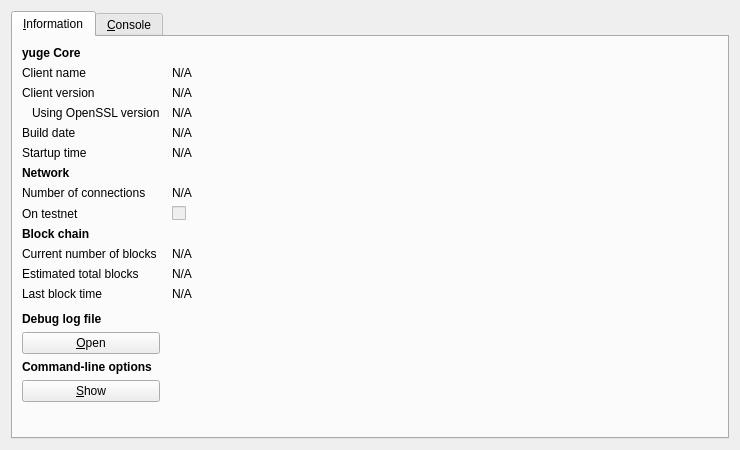
<?xml version="1.0" encoding="UTF-8"?>
<ui version="4.0">
 <class>RPCConsole</class>
 <widget class="QDialog" name="RPCConsole">
  <property name="geometry">
   <rect>
    <x>0</x>
    <y>0</y>
    <width>740</width>
    <height>450</height>
   </rect>
  </property>
  <property name="windowTitle">
   <string>yuge - Debug window</string>
  </property>
  <layout class="QVBoxLayout" name="verticalLayout_2">
   <item>
    <widget class="QTabWidget" name="tabWidget">
     <property name="currentIndex">
      <number>0</number>
     </property>
     <widget class="QWidget" name="tab_info">
      <attribute name="title">
       <string>&amp;Information</string>
      </attribute>
      <layout class="QGridLayout" name="gridLayout" columnstretch="0,1">
       <property name="horizontalSpacing">
        <number>12</number>
       </property>
       <item row="0" column="0">
        <widget class="QLabel" name="label_9">
         <property name="font">
          <font>
           <weight>75</weight>
           <bold>true</bold>
          </font>
         </property>
         <property name="text">
          <string>yuge Core</string>
         </property>
        </widget>
       </item>
       <item row="1" column="0">
        <widget class="QLabel" name="label_5">
         <property name="text">
          <string>Client name</string>
         </property>
        </widget>
       </item>
       <item row="1" column="1">
        <widget class="QLabel" name="clientName">
         <property name="cursor">
          <cursorShape>IBeamCursor</cursorShape>
         </property>
         <property name="text">
          <string>N/A</string>
         </property>
         <property name="textFormat">
          <enum>Qt::PlainText</enum>
         </property>
         <property name="textInteractionFlags">
          <set>Qt::LinksAccessibleByMouse|Qt::TextSelectableByKeyboard|Qt::TextSelectableByMouse</set>
         </property>
        </widget>
       </item>
       <item row="2" column="0">
        <widget class="QLabel" name="label_6">
         <property name="text">
          <string>Client version</string>
         </property>
        </widget>
       </item>
       <item row="2" column="1">
        <widget class="QLabel" name="clientVersion">
         <property name="cursor">
          <cursorShape>IBeamCursor</cursorShape>
         </property>
         <property name="text">
          <string>N/A</string>
         </property>
         <property name="textFormat">
          <enum>Qt::PlainText</enum>
         </property>
         <property name="textInteractionFlags">
          <set>Qt::LinksAccessibleByMouse|Qt::TextSelectableByKeyboard|Qt::TextSelectableByMouse</set>
         </property>
        </widget>
       </item>
       <item row="3" column="0">
        <widget class="QLabel" name="label_14">
         <property name="text">
          <string>Using OpenSSL version</string>
         </property>
         <property name="indent">
          <number>10</number>
         </property>
        </widget>
       </item>
       <item row="3" column="1">
        <widget class="QLabel" name="openSSLVersion">
         <property name="cursor">
          <cursorShape>IBeamCursor</cursorShape>
         </property>
         <property name="text">
          <string>N/A</string>
         </property>
         <property name="textFormat">
          <enum>Qt::PlainText</enum>
         </property>
         <property name="textInteractionFlags">
          <set>Qt::LinksAccessibleByMouse|Qt::TextSelectableByKeyboard|Qt::TextSelectableByMouse</set>
         </property>
        </widget>
       </item>
       <item row="4" column="0">
        <widget class="QLabel" name="label_12">
         <property name="text">
          <string>Build date</string>
         </property>
        </widget>
       </item>
       <item row="4" column="1">
        <widget class="QLabel" name="buildDate">
         <property name="cursor">
          <cursorShape>IBeamCursor</cursorShape>
         </property>
         <property name="text">
          <string>N/A</string>
         </property>
         <property name="textFormat">
          <enum>Qt::PlainText</enum>
         </property>
         <property name="textInteractionFlags">
          <set>Qt::LinksAccessibleByMouse|Qt::TextSelectableByKeyboard|Qt::TextSelectableByMouse</set>
         </property>
        </widget>
       </item>
       <item row="5" column="0">
        <widget class="QLabel" name="label_13">
         <property name="text">
          <string>Startup time</string>
         </property>
        </widget>
       </item>
       <item row="5" column="1">
        <widget class="QLabel" name="startupTime">
         <property name="cursor">
          <cursorShape>IBeamCursor</cursorShape>
         </property>
         <property name="text">
          <string>N/A</string>
         </property>
         <property name="textFormat">
          <enum>Qt::PlainText</enum>
         </property>
         <property name="textInteractionFlags">
          <set>Qt::LinksAccessibleByMouse|Qt::TextSelectableByKeyboard|Qt::TextSelectableByMouse</set>
         </property>
        </widget>
       </item>
       <item row="6" column="0">
        <widget class="QLabel" name="label_11">
         <property name="font">
          <font>
           <weight>75</weight>
           <bold>true</bold>
          </font>
         </property>
         <property name="text">
          <string>Network</string>
         </property>
        </widget>
       </item>
       <item row="7" column="0">
        <widget class="QLabel" name="label_7">
         <property name="text">
          <string>Number of connections</string>
         </property>
        </widget>
       </item>
       <item row="7" column="1">
        <widget class="QLabel" name="numberOfConnections">
         <property name="cursor">
          <cursorShape>IBeamCursor</cursorShape>
         </property>
         <property name="text">
          <string>N/A</string>
         </property>
         <property name="textFormat">
          <enum>Qt::PlainText</enum>
         </property>
         <property name="textInteractionFlags">
          <set>Qt::LinksAccessibleByMouse|Qt::TextSelectableByKeyboard|Qt::TextSelectableByMouse</set>
         </property>
        </widget>
       </item>
       <item row="8" column="0">
        <widget class="QLabel" name="label_8">
         <property name="text">
          <string>On testnet</string>
         </property>
        </widget>
       </item>
       <item row="8" column="1">
        <widget class="QCheckBox" name="isTestNet">
         <property name="enabled">
          <bool>false</bool>
         </property>
         <property name="text">
          <string/>
         </property>
        </widget>
       </item>
       <item row="9" column="0">
        <widget class="QLabel" name="label_10">
         <property name="font">
          <font>
           <weight>75</weight>
           <bold>true</bold>
          </font>
         </property>
         <property name="text">
          <string>Block chain</string>
         </property>
        </widget>
       </item>
       <item row="10" column="0">
        <widget class="QLabel" name="label_3">
         <property name="text">
          <string>Current number of blocks</string>
         </property>
        </widget>
       </item>
       <item row="10" column="1">
        <widget class="QLabel" name="numberOfBlocks">
         <property name="cursor">
          <cursorShape>IBeamCursor</cursorShape>
         </property>
         <property name="text">
          <string>N/A</string>
         </property>
         <property name="textFormat">
          <enum>Qt::PlainText</enum>
         </property>
         <property name="textInteractionFlags">
          <set>Qt::LinksAccessibleByMouse|Qt::TextSelectableByKeyboard|Qt::TextSelectableByMouse</set>
         </property>
        </widget>
       </item>
       <item row="11" column="0">
        <widget class="QLabel" name="label_4">
         <property name="text">
          <string>Estimated total blocks</string>
         </property>
        </widget>
       </item>
       <item row="11" column="1">
        <widget class="QLabel" name="totalBlocks">
         <property name="cursor">
          <cursorShape>IBeamCursor</cursorShape>
         </property>
         <property name="text">
          <string>N/A</string>
         </property>
         <property name="textFormat">
          <enum>Qt::PlainText</enum>
         </property>
         <property name="textInteractionFlags">
          <set>Qt::LinksAccessibleByMouse|Qt::TextSelectableByKeyboard|Qt::TextSelectableByMouse</set>
         </property>
        </widget>
       </item>
       <item row="12" column="0">
        <widget class="QLabel" name="label_2">
         <property name="text">
          <string>Last block time</string>
         </property>
        </widget>
       </item>
       <item row="12" column="1">
        <widget class="QLabel" name="lastBlockTime">
         <property name="cursor">
          <cursorShape>IBeamCursor</cursorShape>
         </property>
         <property name="text">
          <string>N/A</string>
         </property>
         <property name="textFormat">
          <enum>Qt::PlainText</enum>
         </property>
         <property name="textInteractionFlags">
          <set>Qt::LinksAccessibleByMouse|Qt::TextSelectableByKeyboard|Qt::TextSelectableByMouse</set>
         </property>
        </widget>
       </item>
       <item row="13" column="0">
        <spacer name="verticalSpacer_2">
         <property name="orientation">
          <enum>Qt::Vertical</enum>
         </property>
         <property name="sizeHint" stdset="0">
          <size>
           <width>20</width>
           <height>20</height>
          </size>
         </property>
        </spacer>
       </item>
       <item row="14" column="0">
        <widget class="QLabel" name="labelDebugLogfile">
         <property name="font">
          <font>
           <weight>75</weight>
           <bold>true</bold>
          </font>
         </property>
         <property name="text">
          <string>Debug log file</string>
         </property>
        </widget>
       </item>
       <item row="15" column="0">
        <widget class="QPushButton" name="openDebugLogfileButton">
         <property name="toolTip">
          <string>Open the yuge debug log file from the current data directory. This can take a few seconds for large log files.</string>
         </property>
         <property name="text">
          <string>&amp;Open</string>
         </property>
         <property name="autoDefault">
          <bool>false</bool>
         </property>
        </widget>
       </item>
       <item row="16" column="0">
        <widget class="QLabel" name="labelCLOptions">
         <property name="font">
          <font>
           <weight>75</weight>
           <bold>true</bold>
          </font>
         </property>
         <property name="text">
          <string>Command-line options</string>
         </property>
        </widget>
       </item>
       <item row="17" column="0">
        <widget class="QPushButton" name="showCLOptionsButton">
         <property name="toolTip">
          <string>Show the yuge-Qt help message to get a list with possible yuge command-line options.</string>
         </property>
         <property name="text">
          <string>&amp;Show</string>
         </property>
         <property name="autoDefault">
          <bool>false</bool>
         </property>
        </widget>
       </item>
       <item row="18" column="0">
        <spacer name="verticalSpacer">
         <property name="orientation">
          <enum>Qt::Vertical</enum>
         </property>
         <property name="sizeHint" stdset="0">
          <size>
           <width>20</width>
           <height>40</height>
          </size>
         </property>
        </spacer>
       </item>
      </layout>
     </widget>
     <widget class="QWidget" name="tab_console">
      <attribute name="title">
       <string>&amp;Console</string>
      </attribute>
      <layout class="QVBoxLayout" name="verticalLayout_3">
       <property name="spacing">
        <number>3</number>
       </property>
       <item>
        <widget class="QTextEdit" name="messagesWidget">
         <property name="minimumSize">
          <size>
           <width>0</width>
           <height>100</height>
          </size>
         </property>
         <property name="readOnly">
          <bool>true</bool>
         </property>
         <property name="tabKeyNavigation" stdset="0">
          <bool>false</bool>
         </property>
         <property name="columnCount" stdset="0">
          <number>2</number>
         </property>
        </widget>
       </item>
       <item>
        <layout class="QHBoxLayout" name="horizontalLayout">
         <property name="spacing">
          <number>3</number>
         </property>
         <item>
          <widget class="QLabel" name="label">
           <property name="text">
            <string notr="true">&gt;</string>
           </property>
          </widget>
         </item>
         <item>
          <widget class="QLineEdit" name="lineEdit"/>
         </item>
         <item>
          <widget class="QPushButton" name="clearButton">
           <property name="maximumSize">
            <size>
             <width>24</width>
             <height>24</height>
            </size>
           </property>
           <property name="toolTip">
            <string>Clear console</string>
           </property>
           <property name="text">
            <string/>
           </property>
           <property name="icon">
            <iconset resource="../bitcoin.qrc">
             <normaloff>:/icons/remove</normaloff>:/icons/remove</iconset>
           </property>
           <property name="shortcut">
            <string notr="true">Ctrl+L</string>
           </property>
           <property name="autoDefault">
            <bool>false</bool>
           </property>
          </widget>
         </item>
        </layout>
       </item>
      </layout>
     </widget>
    </widget>
   </item>
  </layout>
 </widget>
 <resources>
  <include location="../bitcoin.qrc"/>
 </resources>
 <connections/>
</ui>
